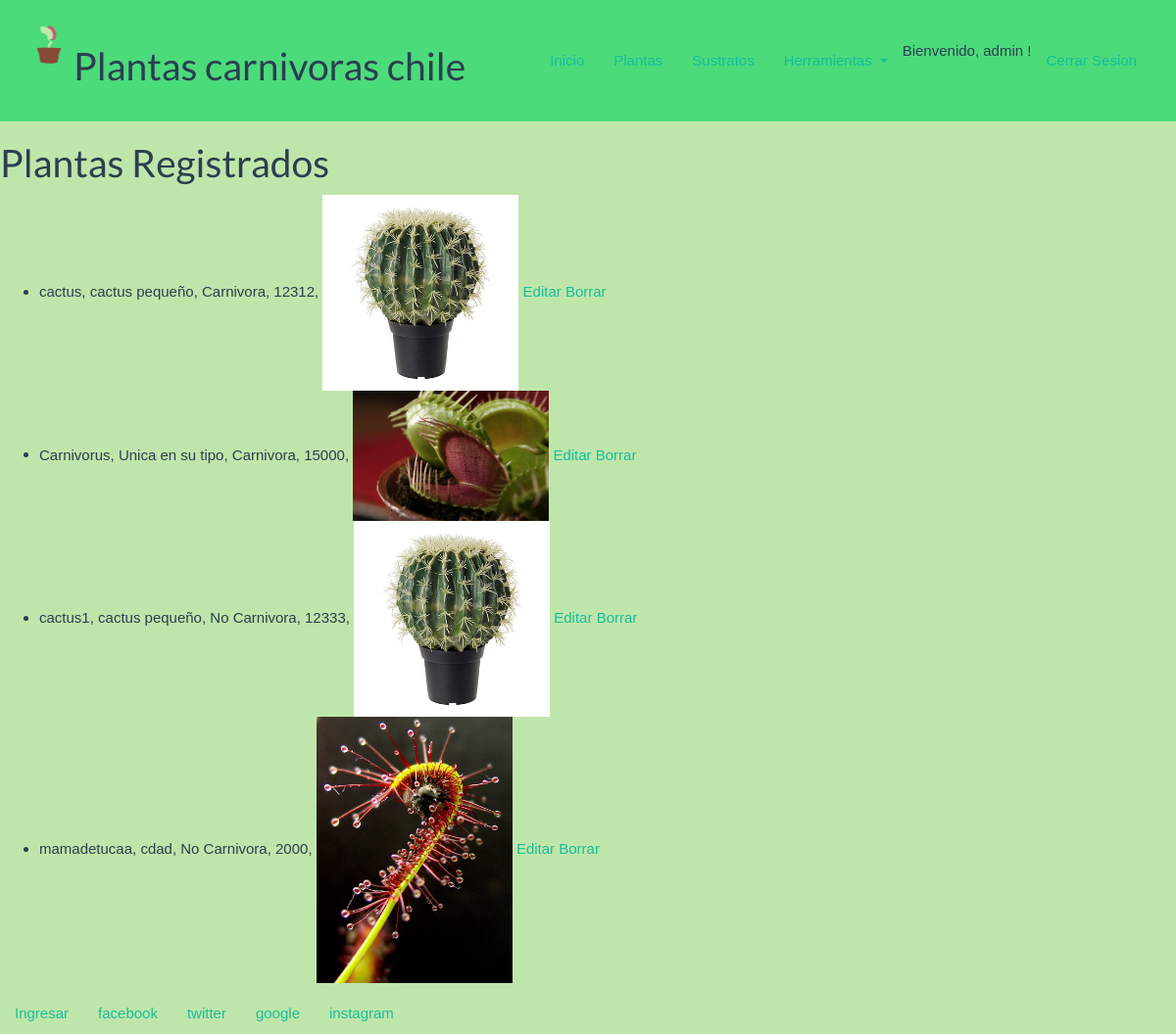
Page /listarPlantasFull (signed in) on the earlier database version.
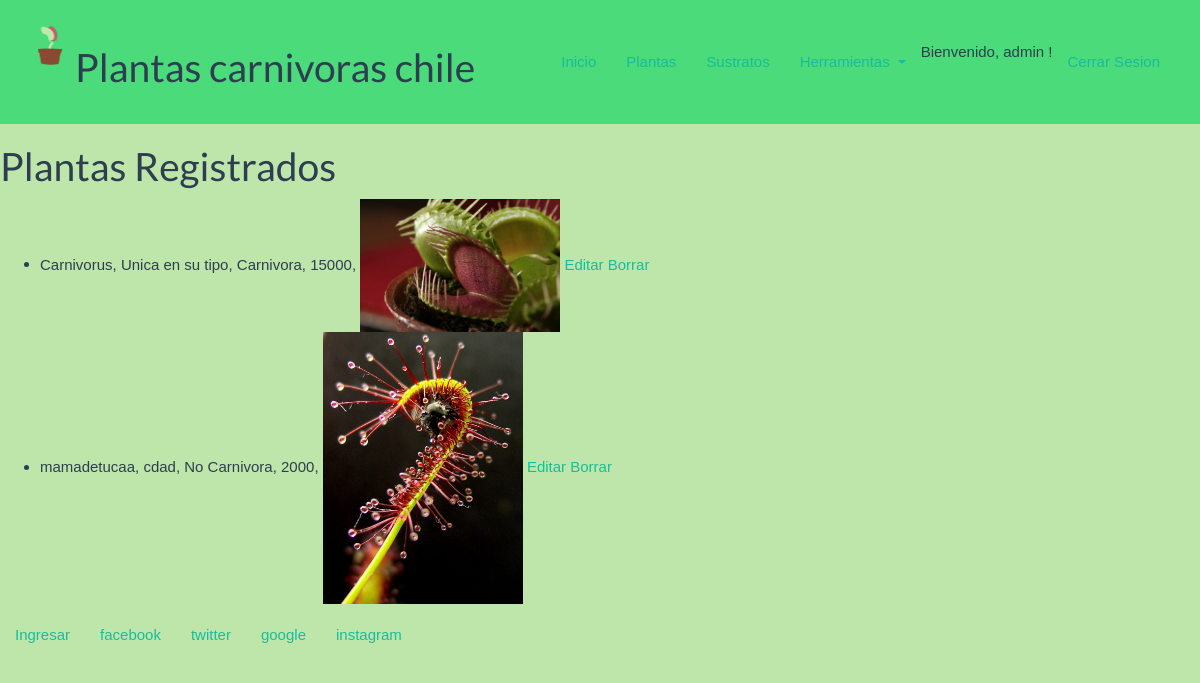
Same page on the later database version.
### AppMisFlores/models.py (models this page shows, shortened)
class Planta(models.Model):
    nombre = models.CharField(max_length=20)
    descripcion = models.CharField(max_length=60)
    tipoPlanta = models.CharField(max_length=20)
    valor = models.IntegerField()
    imagen = models.ImageField(verbose_name="imagen", upload_to="plantas", null=True, blank=True)

### AppMisFlores/views.py (the view)
# urls.py: path('listarPlantasFull', views.listarPlantasFull, name="listarPlantasFull"),
@login_required
def listarPlantasFull(request):
    planta = Planta.objects.all()
    return render(request,
            "appMisFlores/plantas/listarPlantasFull.html", {'plantas': planta})

### AppMisFlores/templates/appMisFlores/plantas/listarPlantasFull.html (shortened to what this page needs)
{% extends 'appMisFlores/base.html' %}
{% load staticfiles %}
{% block content %}
    <h1>Plantas Registrados</h1>
    <ul>
        {% for p in plantas %}
        {% if p.imagen %}
        <li>
            {{p.nombre}}, {{p.descripcion}}, {{p.tipoPlanta}}, {{p.valor}}, <img width="200" heigth="200" src="{{p.imagen.url}}">
            <a href="/editarPlanta/{{ p.id }}">Editar</a>
            <a href="/borrarPlanta/{{ p.id }}"
            Onclick="return confirm('¿esta seguro de borrar?');"
            >Borrar</a>
        </li>
        {% endif %}
        {% endfor %}
    </ul>
{% endblock %}

### AppMisFlores/templates/appMisFlores/base.html (shortened to what this page needs)
{% load staticfiles %}
<!DOCTYPE html>
<html lang="es">
<head>
  <link rel="stylesheet" href="https://stackpath.bootstrapcdn.com/bootstrap/4.3.1/css/bootstrap.min.css"
>
  <link rel="stylesheet" href="{% static 'css/bootstrap.min.css' %}">
  <link rel="stylesheet" href="{% static 'css/inicio.css' %}">
</head>
<body class="bodyPlantas">
  {% block header %}
  <div class="header">
    <div class="logo">
      <img src="{% static 'img/1568311660151-compressor.png' %}" alt="LOGO_Plantas_Carnivoras"
        style="width: 50px; height: 40px;">
      <div>
        <h1>Plantas carnivoras chile</h1>
      </div>
    </div>
    <div class="navegacion">
      <ul class="nav justify-content-center">
        <li class="nav-item">
          <a class="nav-link" href="{% url 'index' %}">Inicio</a>
        </li>
        <li class="nav-item">
          <a class="nav-link" href="{% url 'search' %}">Plantas</a>
        </li>
        <li class="nav-item">
          <a class="nav-link" href="sustratos.html">Sustratos</a>
        </li>
        {% if user.is_superuser %}
                <li class="nav-item dropdown">
                    <a class="nav-link dropdown-toggle" href="#" id="navbarDropdown" role="button"
                        data-toggle="dropdown" aria-haspopup="true" aria-expanded="false">
                        Herramientas
                    </a>
                </li>
            {% endif %}
             {% if user.is_authenticated %}
                    <span class="nav-item">
                        <p class="nav_link"> Bienvenido,  {{ user.username }} ! </p>
                    </span>
                    <li class="nav-item">
                        <a href="{% url 'logout' %}" class="nav-link">Cerrar Sesion</a>
                    </li>
                    {% else %}
                    <li class="nav-item">
                            <a href="{% url 'login' %}" class="nav-link">Login</a>
                        </li>
                    {% endif %}
      </ul>
    </div>
  </div>
  {% endblock %}
  {% block content %}{% endblock %}
</body>
{% block social %}
<div class="justify-content-center social">
  <ul class="nav">
    <li class="nav-item"><a href="http://localhost:8000/admin/login/?next=/admin/" target="_blank" class="icon-pedir">Ingresar</a></li>
    <li class="nav-item"><a href="http://www.facebook.com" target="_blank" class="icon-facebook">facebook</a></li>
    <li class="nav-item"><a href="http://www.twitter.com" target="_blank" class="icon-twitter">twitter</a></li>
    <li class="nav-item"><a href="http://www.googleplus.com" target="_blank" class="icon-googleplus">google</a></li>
    <li class="nav-item"><a href="http://www.instagram.com" target="_blank" class="icon-instagram">instagram</a></li>
  </ul>
</div>
{% endblock %}
</body>
</html>

### AppMisFlores/static/css/inicio.css (style rules this page uses)
body { background: #bfe6aa; }
.header { background-color: #4bdb7b; display: flex; justify-content: space-between; padding: 25px; }
.navegacion { align-content: center; }
.logo { display: flex; }
.bodyPlantas { background-color: #bfe6aa; }
* { font-family: "Montserrat", sans-serif; }

Differences in the rows shown:
removed Planta: nombre "cactus", descripcion "cactus pequeño", tipoPlanta "Carnivora", valor "12312", imagen (picture)
removed Planta: nombre "cactus1", descripcion "cactus pequeño", tipoPlanta "No Carnivora", valor "12333", imagen (picture)
